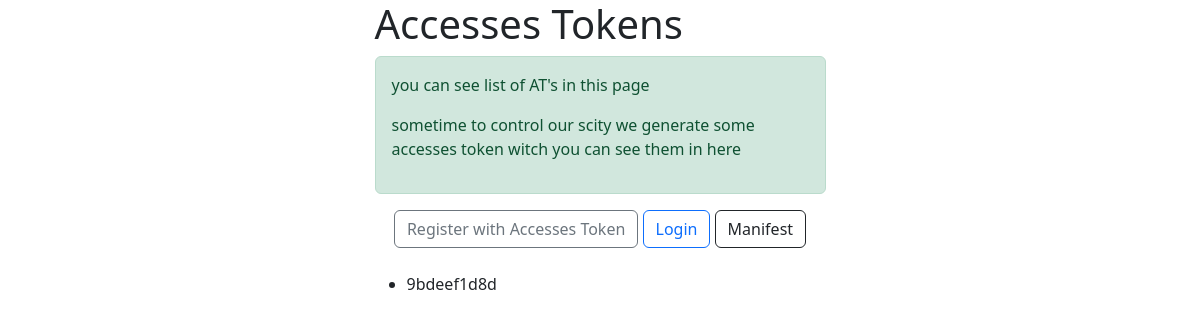
The page /at on the database as committed earlier.
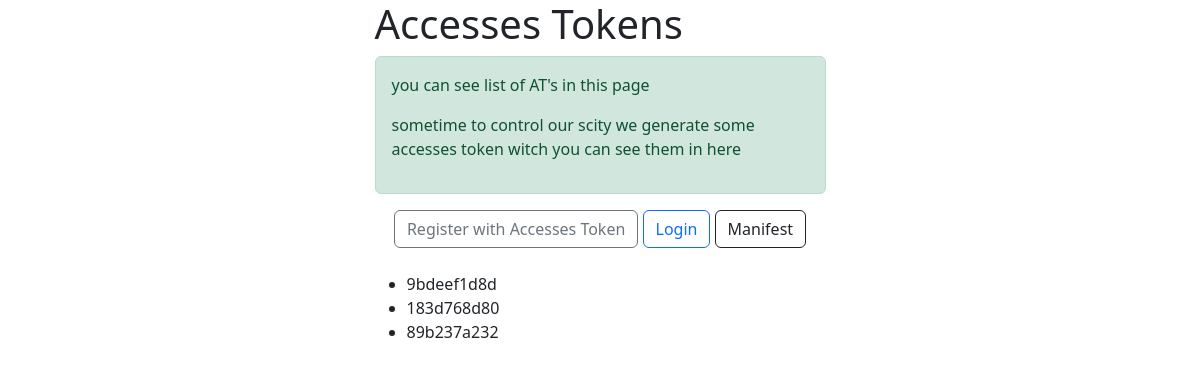
The same page on the database as committed later.
### access_token/models.py (models this page shows)
class AccessToken(models.Model):
    access_token = models.CharField(max_length=128, verbose_name="Access Token", null=False, blank=False)
    representative = models.ForeignKey(User, on_delete=models.CASCADE,
                                       help_text="That user whom created this after deposit confirm",
                                       related_name='representative_id')
    user = models.ForeignKey(User, on_delete=models.CASCADE, help_text="user registered with this token", null=True,
                             blank=True)
    is_used = models.BooleanField(default=False, help_text='a user registered with this token')
    by_superuser = models.BooleanField(default=False, verbose_name='Create by admin',
                                       help_text="Super user Created this Accesses token manually")
    date = models.DateTimeField(verbose_name="Date", auto_now_add=True, null=True)
    objects = AccessTokenManager()
    def __str__(self):
        return self.access_token

### access_token/views.py (the view)
# urls.py: path('at', at, name='at'),
def at(request):
    at_list = AccessToken.objects.filter(by_superuser=True, is_used=False)
    print(at_list)
    context = {
        'at_list': at_list,
    }
    return render(request, 'at/at.html', context)

### templates/at/at.html (shortened to what this page needs)
{% load static %}
<!DOCTYPE html>
<html lang="en">
<head>
    <link rel="stylesheet" href="{% static 'css/bootstrap.css' %}">
</head>
<body>
<div class="container">
    <div class="row justify-content-md-center">
        <div class="col col-lg-2"></div>
        <div class="col-md-5">
            <h1>Accesses Tokens</h1>
            <div class="alert alert-success">
                <p>you can see list of AT's in this page</p>
                <p>sometime to control our scity we generate some accesses token
                    witch you can see them in here</p>
            </div>
            <div class="text-center">
                <a class="btn btn-outline-secondary" href="{% url 'users:signup' %}">Register with Accesses
                    Token</a>
                <a class="btn btn-outline-primary" href="{% url 'users:login' %}">Login</a>
                <a class="btn btn-outline-dark" href="{% url 'core:manifest' %}">Manifest</a>
            </div>
            <br>
            {% if at_list %}
                <ul>
                    {% for at in at_list %}
                        <li>{{ at.access_token }}</li>
                    {% endfor %}
                </ul>
            {% else %}
                <p>no token available</p>
            {% endif %}
        </div>
        <div class="col col-lg-2"></div>
    </div>
</div>
</body>
</html>

Rows that differ between the two databases and show on the page:
added AccessToken: access_token "183d768d80"
added AccessToken: access_token "89b237a232"
